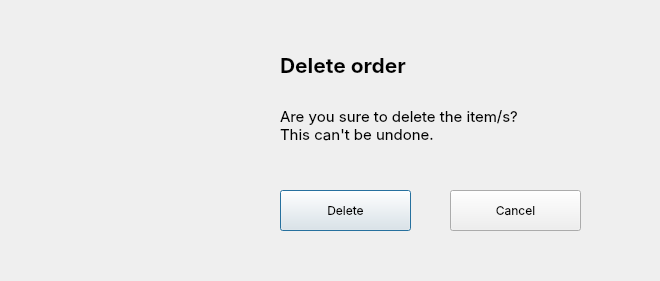
<?xml version="1.0" encoding="UTF-8"?>
<ui version="4.0">
 <class>Dialog</class>
 <widget class="QDialog" name="Dialog">
  <property name="geometry">
   <rect>
    <x>0</x>
    <y>0</y>
    <width>660</width>
    <height>281</height>
   </rect>
  </property>
  <property name="windowTitle">
   <string>Dialog</string>
  </property>
  <widget class="QLabel" name="label">
   <property name="geometry">
    <rect>
     <x>40</x>
     <y>40</y>
     <width>200</width>
     <height>200</height>
    </rect>
   </property>
   <property name="text">
    <string/>
   </property>
   <property name="pixmap">
    <pixmap>delete_warning.png</pixmap>
   </property>
   <property name="scaledContents">
    <bool>true</bool>
   </property>
  </widget>
  <widget class="QPushButton" name="delete_btn">
   <property name="geometry">
    <rect>
     <x>280</x>
     <y>190</y>
     <width>131</width>
     <height>41</height>
    </rect>
   </property>
   <property name="font">
    <font>
     <family>SF Pro Display</family>
     <pointsize>9</pointsize>
    </font>
   </property>
   <property name="text">
    <string>Delete</string>
   </property>
   <property name="default">
    <bool>false</bool>
   </property>
   <property name="flat">
    <bool>false</bool>
   </property>
  </widget>
  <widget class="QPushButton" name="pushButton_2">
   <property name="geometry">
    <rect>
     <x>450</x>
     <y>190</y>
     <width>131</width>
     <height>41</height>
    </rect>
   </property>
   <property name="font">
    <font>
     <family>SF Pro Display</family>
     <pointsize>9</pointsize>
    </font>
   </property>
   <property name="text">
    <string>Cancel</string>
   </property>
  </widget>
  <widget class="QLabel" name="label_2">
   <property name="geometry">
    <rect>
     <x>280</x>
     <y>30</y>
     <width>391</width>
     <height>71</height>
    </rect>
   </property>
   <property name="font">
    <font>
     <family>SF Pro Display</family>
     <pointsize>16</pointsize>
     <weight>75</weight>
     <bold>true</bold>
    </font>
   </property>
   <property name="text">
    <string>Delete order</string>
   </property>
  </widget>
  <widget class="QLabel" name="label_3">
   <property name="geometry">
    <rect>
     <x>280</x>
     <y>90</y>
     <width>391</width>
     <height>71</height>
    </rect>
   </property>
   <property name="font">
    <font>
     <family>SF Pro Display</family>
     <pointsize>11</pointsize>
     <weight>50</weight>
     <bold>false</bold>
    </font>
   </property>
   <property name="text">
    <string>&lt;html&gt;&lt;head/&gt;&lt;body&gt;&lt;p&gt;Are you sure to delete the item/s?&lt;br/&gt;This can't be undone.&lt;/p&gt;&lt;/body&gt;&lt;/html&gt;</string>
   </property>
  </widget>
 </widget>
 <resources/>
 <connections/>
</ui>
